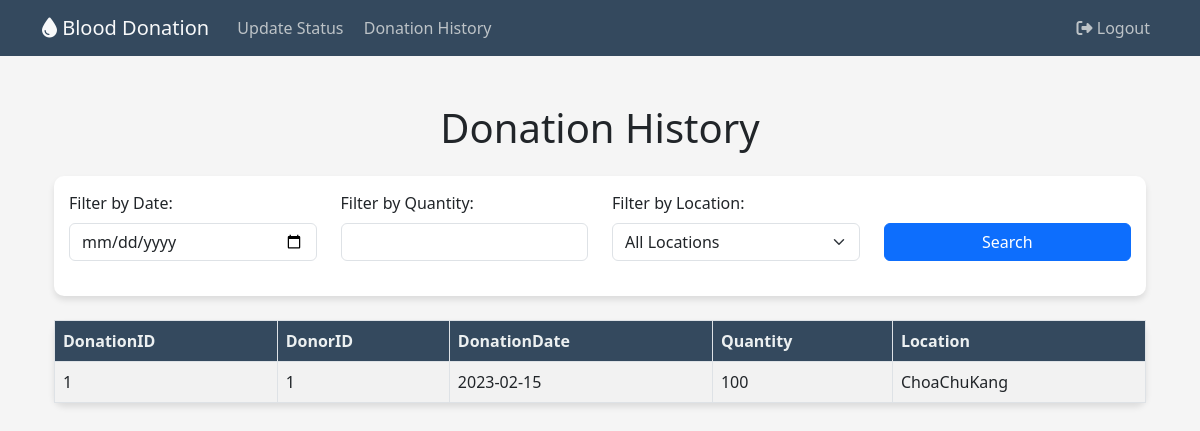
/donationshist, run on an earlier commit of the app's database.
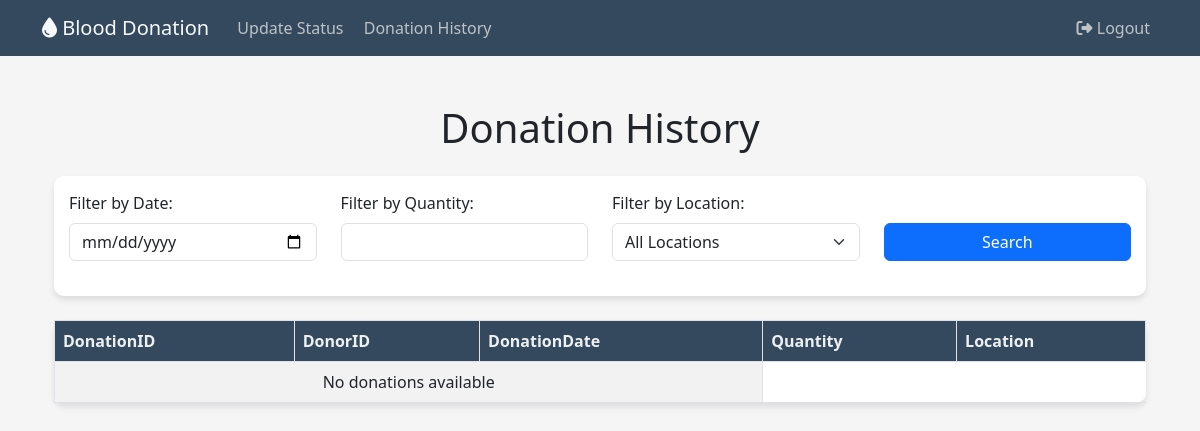
And on a later commit of the database.
### website/models.py (models this page shows)
class Donations(db.Model):
    DonationID = db.Column(db.Integer, primary_key=True, autoincrement=True)
    DonorID = db.Column(db.Integer, db.ForeignKey('donors.DonorID'))
    DonationDate = db.Column(db.Date, nullable=False)
    Quantity = db.Column(db.Integer, nullable=False)
    Location = db.Column(db.String(50), nullable=False)

### website/auth.py (the view)
@auth.route('/donationshist')
def donations():
    donations = Donations.query.all()
    return render_template('allhistory.html', donations=donations)

### website/templates/allhistory.html (shortened to what this page needs)
{% extends "base2.html" %}
{% block text %}
<div class="container my-5">
    <h1 class="mb-4">Donation History</h1>
    <div class="form-custom mb-4">
        <div class="row">
            <div class="col-md-3 filter-input">
                <label for="filter-date" class="form-label">Filter by Date:</label>
                <input type="date" class="form-control" id="filter-date">
            </div>
            <div class="col-md-3 filter-input">
                <label for="filter-quantity" class="form-label">Filter by Quantity:</label>
                <input type="number" class="form-control" id="filter-quantity">
            </div>
            <div class="col-md-3 filter-input">
                <label for="filter-location" class="form-label">Filter by Location:</label>
                <select class="form-select" id="filter-location">
                    <option value="">All Locations</option>
                </select>
            </div>
            <div class="col-md-3 filter-input d-flex align-items-end">
                <button class="btn btn-primary" id="search-btn">Search</button>
            </div>
        </div>
    </div>
    <table class="table table-striped table-bordered table-custom">
        <thead>
            <tr>
                <th>DonationID</th>
                <th>DonorID</th>
                <th>DonationDate</th>
                <th>Quantity</th>
                <th>Location</th>
            </tr>
        </thead>
        <tbody>
            {% for donation in donations %}
                <tr>
                    <td>{{ donation.DonationID }}</td>
                    <td>{{ donation.DonorID }}</td>
                    <td>{{ donation.DonationDate }}</td>
                    <td>{{ donation.Quantity }}</td>
                    <td>{{ donation.Location }}</td>
                </tr>
            {% else %}
                <tr>
                    <td colspan="3" class="text-center">No donations available</td>
                </tr>
            {% endfor %}
        </tbody>
    </table>
</div>
{% endblock %}

What changed in the data, as far as the page shows it:
removed Donations: DonationID "1", DonorID "1", DonationDate "2023-02-15", Quantity "100", Location "ChoaChuKang"
Also different on the page:
text now shown: "No donations available"
